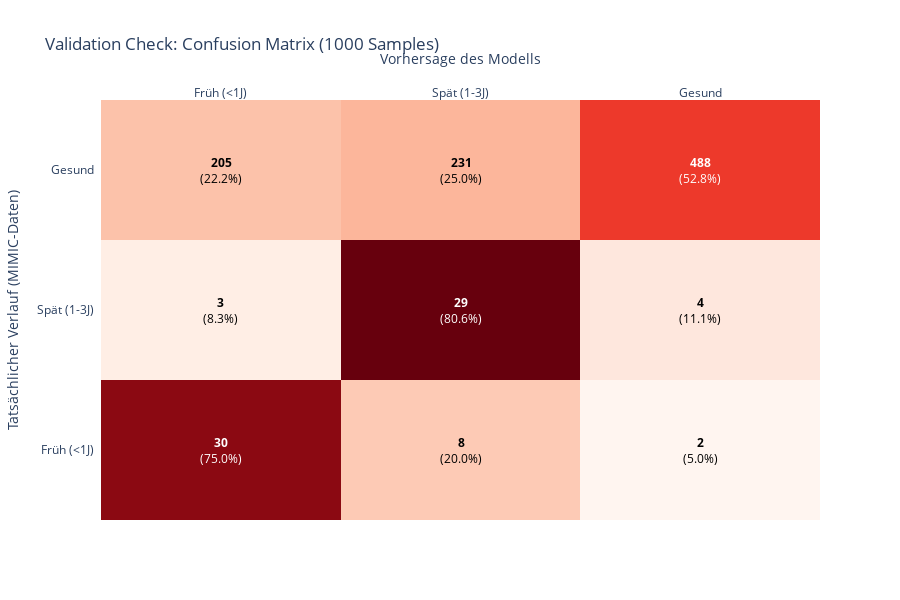

Notebook code cell kept with this figure:
### Markdown cell above
# 5. Visualisation

### Code cell
from sklearn.metrics import classification_report, confusion_matrix
import plotly.figure_factory as ff
import numpy as np

# 1. Normalisierung der Confusion Matrix (Zeilenweise)
# Wie viel % der tatsächlichen Klasse wurden wie vorhergesagt?
# WICHTIG: Wir vergleichen hier mit y_val_sample, da wir nur darauf vorhergesagt haben!
cm = confusion_matrix(y_val_sample, y_val_pred)
cm_perc = cm.astype('float') / cm.sum(axis=1)[:, np.newaxis]

labels = ['Früh (<1J)', 'Spät (1-3J)', 'Gesund']

# 2. Text für die Boxen (Absolute Zahl + Prozent)
annot_text = [
    [f"<b>{val}</b><br>({perc:.1%})" for val, perc in zip(row_val, row_perc)]
    for row_val, row_perc in zip(cm, cm_perc)
]

# 3. Interaktive Heatmap
fig = ff.create_annotated_heatmap(
    cm_perc, 
    x=labels, 
    y=labels, 
    annotation_text=annot_text, 
    colorscale='Reds' # 'Reds' hebt die Treffer besser hervor
)

fig.update_layout(
    title='Validation Check: Confusion Matrix (1000 Samples)',
    xaxis_title="Vorhersage des Modells",
    yaxis_title="Tatsächlicher Verlauf (MIMIC-Daten)",
    template="plotly_white",
    height=600
)

fig.show()

### Figure 1 — Plotly figure (JSON) as saved in the notebook; plotly's stock layout.template omitted (floating-point values rounded to 4 significant figures)
{"data": [{"colorscale": [[0, "rgb(255,245,240)"], [0.125, "rgb(254,224,210)"], [0.25, "rgb(252,187,161)"], [0.375, "rgb(252,146,114)"], [0.5, "rgb(251,106,74)"], [0.625, "rgb(239,59,44)"], [0.75, "rgb(203,24,29)"], [0.875, "rgb(165,15,21)"], [1, "rgb(103,0,13)"]], "reversescale": false, "showscale": false, "type": "heatmap", "x": ["Früh (<1J)", "Spät (1-3J)", "Gesund"], "y": ["Früh (<1J)", "Spät (1-3J)", "Gesund"], "z": [[0.75, 0.2, 0.05], [0.08333, 0.8056, 0.1111], [0.2219, 0.25, 0.5281]]}], "layout": {"annotations": [{"font": {"color": "#FFFFFF"}, "showarrow": false, "text": "<b>30</b><br>(75.0%)", "x": "Früh (<1J)", "xref": "x", "y": "Früh (<1J)", "yref": "y"}, {"font": {"color": "#000000"}, "showarrow": false, "text": "<b>8</b><br>(20.0%)", "x": "Spät (1-3J)", "xref": "x", "y": "Früh (<1J)", "yref": "y"}, {"font": {"color": "#000000"}, "showarrow": false, "text": "<b>2</b><br>(5.0%)", "x": "Gesund", "xref": "x", "y": "Früh (<1J)", "yref": "y"}, {"font": {"color": "#000000"}, "showarrow": false, "text": "<b>3</b><br>(8.3%)", "x": "Früh (<1J)", "xref": "x", "y": "Spät (1-3J)", "yref": "y"}, {"font": {"color": "#FFFFFF"}, "showarrow": false, "text": "<b>29</b><br>(80.6%)", "x": "Spät (1-3J)", "xref": "x", "y": "Spät (1-3J)", "yref": "y"}, {"font": {"color": "#000000"}, "showarrow": false, "text": "<b>4</b><br>(11.1%)", "x": "Gesund", "xref": "x", "y": "Spät (1-3J)", "yref": "y"}, {"font": {"color": "#000000"}, "showarrow": false, "text": "<b>205</b><br>(22.2%)", "x": "Früh (<1J)", "xref": "x", "y": "Gesund", "yref": "y"}, {"font": {"color": "#000000"}, "showarrow": false, "text": "<b>231</b><br>(25.0%)", "x": "Spät (1-3J)", "xref": "x", "y": "Gesund", "yref": "y"}, {"font": {"color": "#FFFFFF"}, "showarrow": false, "text": "<b>488</b><br>(52.8%)", "x": "Gesund", "xref": "x", "y": "Gesund", "yref": "y"}], "height": 600, "title": {"text": "Validation Check: Confusion Matrix (1000 Samples)"}, "xaxis": {"dtick": 1, "gridcolor": "rgb(0, 0, 0)", "side": "top", "ticks": "", "title": {"text": "Vorhersage des Modells"}}, "yaxis": {"dtick": 1, "ticks": "", "ticksuffix": "  ", "title": {"text": "Tatsächlicher Verlauf (MIMIC-Daten)"}}}}
